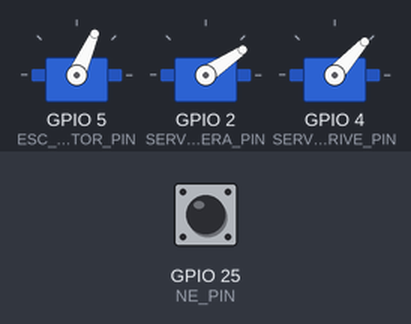
The sketch below on a simulated ESP32. Shown: 3 × servo. The test bench sets the inputs (shaded band); at power-on: GPIO 25 (NE_PIN) HIGH. Servo pulses on a pin are drawn as a servo (544–2400 µs = 0–180°); what the sketch prints to the serial monitor is not drawn.

Above: at 0.15 s.
At 8.0 s:
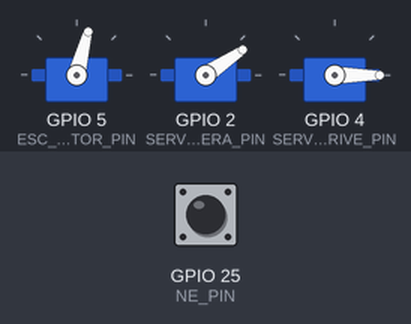
At 18.9 s:
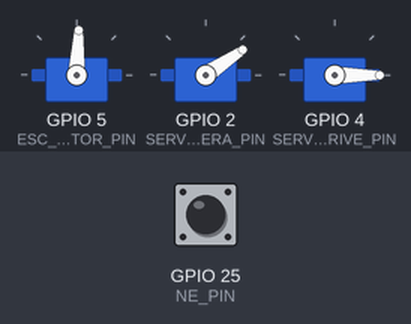
Timing chart, 0 to 20.4 s (numbered marks = the images above):
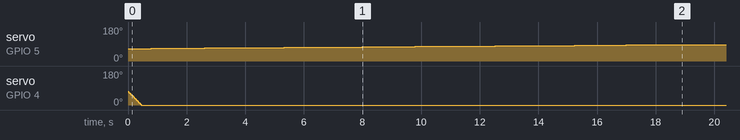

The sketch:

send_data.ino
```cpp
#define SERVO_CAMERA_PIN 2
#define SERVO_DRIVE_PIN 4
#define ESC_MOTOR_PIN 5
#define NE_PIN 25

#define max_left 120
#define max_right 60
#define center 90

#define chanel_servo_drive 0
#define chanel_servo_camera 1
#define chanel_esc_motor 2

#define F_servo 50
#define F_esc 50

#define ESOLUTION 16

const uint16_t min_pulse_servo = 1636; //0 độ
const uint32_t max_pulse_servo = 6826; //180 độ

uint8_t dem, step_drive;

uint8_t angle_drive = center;
uint8_t angle_camera = 45;

uint32_t PWM_servo_camera, PWM_servo_drive;
uint16_t lim_motor = 4720, PWM_ESC_motor = 4000;

String inputString = "";

uint8_t idxA, idxE;
uint8_t angle_drive_get;
uint8_t lim_angle_drive;
float tghientai, tgtruoc, delta;

bool run_motor = false;

bool f = false;
uint32_t tg_ht_ne, tg_tr_ne;
uint16_t chuky = 1, dt, ob;
int van_toc, v_set = 1000;

void IRAM_ATTR NE() {

    tg_ht_ne = micros();
    dt = tg_ht_ne - tg_tr_ne;

    if (dt < 200) return;

    if (chuky != 0 && dt < chuky * 0.3) return;

    chuky = dt;
    tg_tr_ne = tg_ht_ne;

}


void setup() {
  Serial.begin(115200);
  Serial.println("Arduino ready...");
  Serial.begin(115200);

  pinMode(NE_PIN, INPUT_PULLUP);
  attachInterrupt(digitalPinToInterrupt(NE_PIN),  NE, FALLING);

  ledcSetup(chanel_servo_camera, F_servo, ESOLUTION);
  ledcAttachPin(SERVO_CAMERA_PIN, chanel_servo_camera);

  ledcSetup(chanel_servo_drive, F_servo, ESOLUTION);
  ledcAttachPin(SERVO_DRIVE_PIN, chanel_servo_drive);

  ledcSetup(chanel_esc_motor, F_esc, ESOLUTION);
  ledcAttachPin(ESC_MOTOR_PIN, chanel_esc_motor );

  ledcWrite(chanel_esc_motor, PWM_ESC_motor);

  angle_drive = center;
  PWM_servo_camera = map(angle_camera, 0, 180, min_pulse_servo, max_pulse_servo);
  PWM_servo_drive = map(angle_drive, 0, 180, min_pulse_servo, max_pulse_servo);
  ledcWrite(chanel_servo_camera, PWM_servo_camera);
  ledcWrite(chanel_servo_drive, PWM_servo_drive);

}

void loop() {


  if (micros() - tg_ht_ne >= 30000) van_toc = 0;
  else {
    van_toc = 32 * (314 * 2 * 13) * 1000 / (chuky * 41);
  }

  while (Serial.available()) {
    char c = (char)Serial.read();
    inputString += c;

    if (c == '\n') {

      idxA = inputString.indexOf('a');
      idxE = inputString.indexOf('b');


      if (idxA != -1 && idxE != -1) {
        angle_drive_get = inputString.substring(idxA + 1, idxE).toInt();
        ob = inputString.substring(idxE + 1).toInt();

      }

      inputString = "";
    }
  }


  if (ob == 2) {
    lim_motor = 4710;
    f = false;
  }
  else if (ob == 0) {
    lim_motor = 4710;
    f = false;
  }
  else if (ob == 1 && f == false) {
    f = true;
      if (f == true) {
      lim_motor = 4520;
      PWM_ESC_motor = 4300;
    }angle_drive = 90;
  }


  tghientai = micros();
  if (tghientai - tgtruoc >= 50000) {


    if (lim_motor > PWM_ESC_motor) {
      PWM_ESC_motor += 2;
    }
    else if (lim_motor < PWM_ESC_motor) {
      PWM_ESC_motor -= 2;
    }
    tgtruoc = tghientai;
  }

  if (angle_drive > angle_drive_get){
    angle_drive -= 1;
    if (angle_drive < angle_drive_get){
       angle_drive = angle_drive_get;
    }
  }

   else if (angle_drive < angle_drive_get){
    angle_drive += 1;
    if (angle_drive > angle_drive_get){
       angle_drive = angle_drive_get;
    }
   }

  PWM_servo_camera = map(angle_camera, 0, 180, min_pulse_servo, max_pulse_servo);
  PWM_servo_drive = map(angle_drive, 0, 180, min_pulse_servo, max_pulse_servo);
  ledcWrite(chanel_servo_camera, PWM_servo_camera);
  ledcWrite(chanel_servo_drive, PWM_servo_drive);
  Serial.print("PWM_ESC_motor: ");
  Serial.println(PWM_ESC_motor);
  if (van_toc != 0) {

  }
  //Serial.print("chuky: ");
  //Serial.println(chuky);
  //Serial.print("van_toc: ");
  //Serial.println(van_toc);
  Serial.print("ob: ");
  Serial.println(ob);
  ledcWrite(chanel_esc_motor, PWM_ESC_motor);
  delay(5);
}
```

Measured:
- by itself, servo on GPIO 5 (ESC_MOTOR_PIN): moves from 66° to 87° over 18.0 s
- by itself, servo on GPIO 4 (SERVO_DRIVE_PIN): moves from 72° to 0° over 0.43 s
